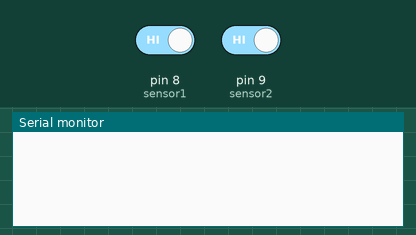
This sketch was run on a simulated Arduino Uno, built with avr-gcc and run on an emulated ATmega328P. On the bench: the last lines printed to the serial monitor. The test bench sets the inputs (shaded band); at power-on: pin 9 (sensor2) HIGH, pin 8 (sensor1) HIGH.

Above: at 1.2 s.
1.3 s: pin 9 (sensor2) driven LOW
At 3.7 s:
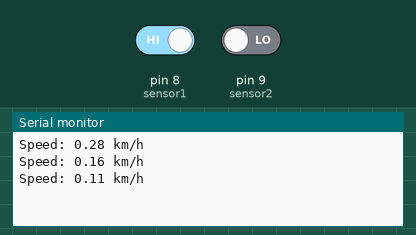
3.8 s: pin 8 (sensor1) driven LOW
At 4.8 s:
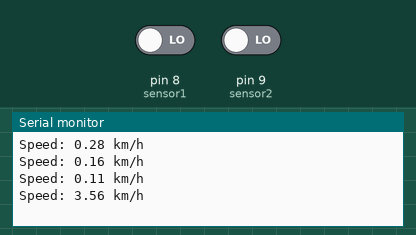
5.3 s: pin 8 (sensor1) driven HIGH
At 6.2 s:
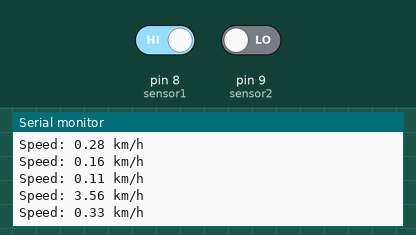
Timing chart, 0 to 8.3 s (numbered marks = the images above; inputs shaded):
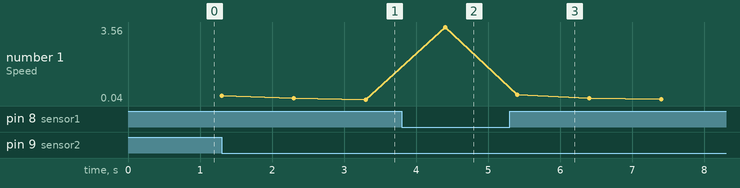

The sketch:

G8S15_Digital_Speed_Tracker.ino
```cpp
const int sensor1 = 8;
const int sensor2 = 9;

unsigned long time1 = 0;
unsigned long time2 = 0;
float speed;

float distance = 0.10; // Distance between sensors in meters (10 cm)

void setup() {
  Serial.begin(9600);
  pinMode(sensor1, INPUT);
  pinMode(sensor2, INPUT);
}

void loop() {

  if (digitalRead(sensor1) == LOW) {
    time1 = millis();
    delay(100);
  }

  if (digitalRead(sensor2) == LOW) {
    time2 = millis();

    float timeTaken = (time2 - time1) / 1000.0; // seconds

    if (timeTaken > 0) {   // avoid divide by zero
      speed = distance / timeTaken;   // m/s
      speed = speed * 3.6;            // convert to km/h

      Serial.print("Speed: ");
      Serial.print(speed);
      Serial.println(" km/h");
    }

    delay(1000);
  }
}
```

Measured:
- after the input at 1.3 s, the serial monitor: prints a new line at once (image 1)
- after the input at 3.8 s, the serial monitor: prints a new line after 0.60 s (image 2)
- after the input at 5.3 s, the serial monitor: prints a new line after 0.10 s (image 3)
- plotted number 1: 0.11 → 3.56 after the input at 3.8 s, 3.56 → 0.04 after the input at 5.3 s
